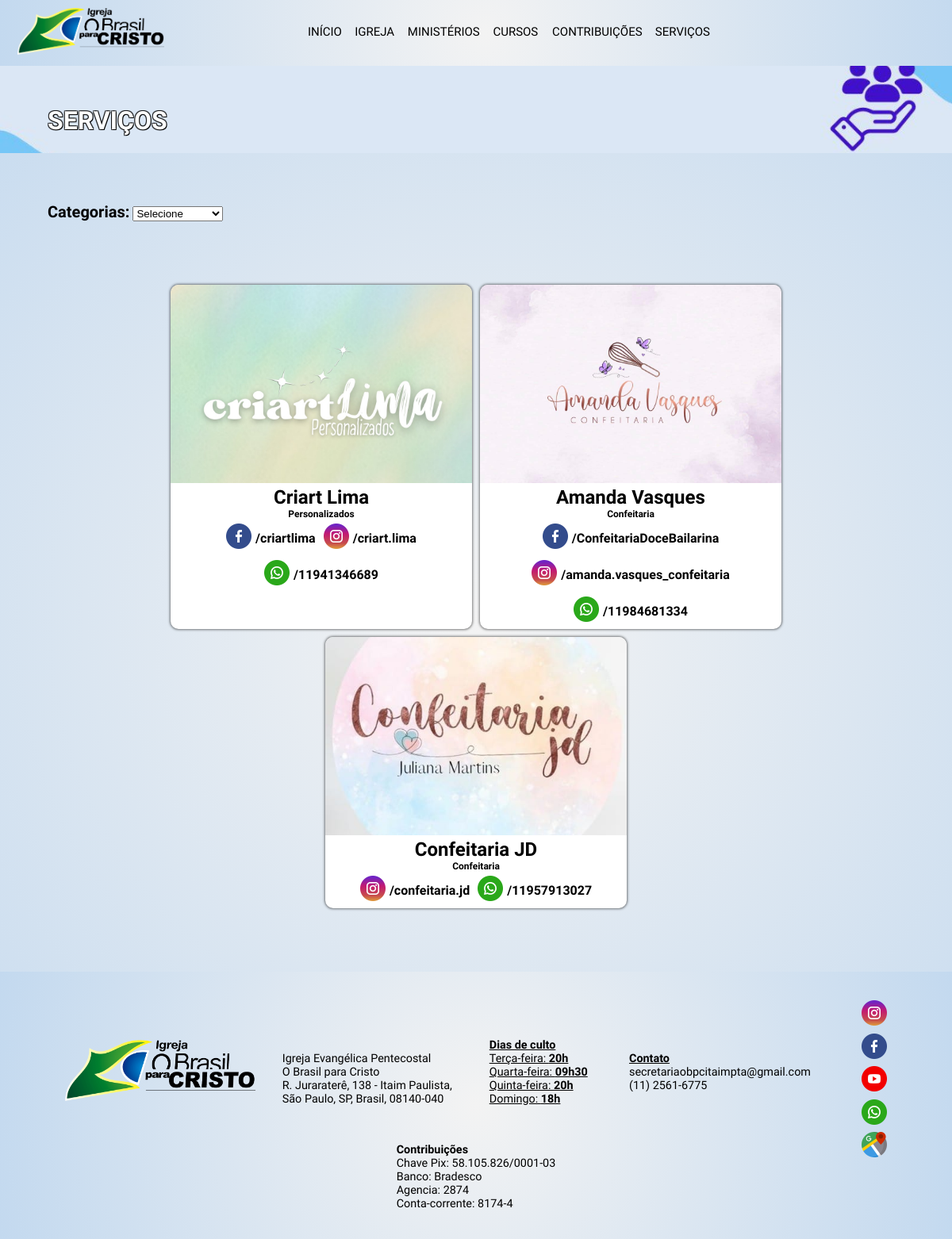
The app's page /servicos with its own data.
### apps/site_obpc/models.py (models this page shows, shortened)
class Servicos(models.Model):
    nome_empresa = models.CharField(max_length=100,null=False,blank=False)
    categoria = models.ForeignKey(Categoria_servicos,on_delete=models.CASCADE,default='')
    foto = models.ImageField(upload_to='servicos/foto_empresas',help_text="Dimensão: 380 x 200 px")
    facebook_empresa = models.CharField(max_length=100,null=True,blank=True)
    instagram_empresa = models.CharField(max_length=100,null=True,blank=True)
    whatsapp_empresa = models.CharField(max_length=100,null=True,blank=True)
    site_empresa = models.CharField(max_length=100,null=True,blank=True)
    publicado= models.BooleanField(default=True)

class Categoria_servicos(models.Model):
    categoria = models.CharField(max_length=100,null=False,blank=False)
    def __str__(self):
        return self.categoria

### apps/site_obpc/views.py (the view)
# urls.py: path('servicos',divulgacao_servicos_view,name='servicos'),
def divulgacao_servicos_view(request):
    categorias = Categoria_servicos.objects.annotate(num_servicos=Count('servicos')).filter(num_servicos__gt=0)
    categoria_selecionada = request.GET.get('categoria')
    if categoria_selecionada:
        servicos = Servicos.objects.filter(categoria_id=categoria_selecionada).filter(publicado=True).order_by('categoria')
    else:
        servicos = Servicos.objects.all().filter(publicado=True).order_by('categoria')
    paginator = Paginator(servicos,9)
    page = request.GET.get('page')
    try:
        servicos_pagina = paginator.page(page)
    except PageNotAnInteger:
        servicos_pagina = paginator.page(1)
    except EmptyPage:
        servicos_pagina = paginator.page(paginator.num_pages)
    context = {
        'categorias': categorias,
        'servicos': servicos,
        'categoria_selecionada': categoria_selecionada,
        'servicos_pagina':servicos_pagina,
    }
    return render(request,'site/divulgacao_servicos.html',context)

### apps/site_obpc/context_processors.py (called while the page is built)
def MinisteriosContext(request):
    return{"ministerios":Ministerios.objects.all()}

def CongregacoesContext(request):
    return{"congregacoes":Congregacoes.objects.all()}

def CursosContext(request):
    return{"cursos_menu":Cursos.objects.order_by('nome_curso_abreviado')}

### templates/site/divulgacao_servicos.html (shortened to what this page needs)
{% extends 'shared/base.html' %}
{% load static %}
{% block content %}
<div class="cabecalho_qsomos">
    <img src="{% static 'assets/servicoscapa.jpg' %}" alt="banner">
    <h1>SERVIÇOS</h1>
</div>
<div class="categorias_mobile">
    <label  for="categorias">Categorias:</label>
    <select id="menu" name="menu" onchange="location = this.value;">
        <option value="#">Selecione</option>
    </select>
</div>
<nav class="nav_servicos">
    <section class="setion_servicos">
        {% for servico in servicos_pagina %}
        <div class="card_servicos">
            <img src="{{servico.foto.url}}" alt="card_servicos">
            <h2>{{servico.nome_empresa}}</h2>
            <h3>{{servico.categoria}}</h3>
            <div class="rede_social_servicos_container">
                {% if servico.facebook_empresa %}
                <div class="rede_social_servicos">
                    <a href="https://facebook.com/{{servico.facebook_empresa}}"><img src="{% static 'assets/facebook.png'%}" alt="facebook_servicos"></a>
                    <a href="https://facebook.com/{{servico.facebook_empresa}}">/{{servico.facebook_empresa}}</a>
                </div>
                {% endif %}
                {% if servico.instagram_empresa %}
                <div class="rede_social_servicos">
                    <a href="https://instagram.com/{{servico.instagram_empresa}}"><img src="{% static 'assets/instagram.png'%}" alt="instagram_empresa"></a>
                    <a href="https://instagram.com/{{servico.instagram_empresa}}">/{{servico.instagram_empresa}}</a>
                </div>
                {% endif %}
                {% if servico.whatsapp_empresa %}
                <div class="rede_social_servicos">
                    <a href="https://wa.me/55{{servico.whatsapp_empresa}}"><img src="{% static 'assets/whatsapp.png'%}" alt="whatsapp_empresa"></a>
                    <a href="https://wa.me/55{{servico.whatsapp_empresa}}">/{{servico.whatsapp_empresa}}</a>
                </div>
                {% endif %}
            </div>
        </div>
        {% endfor %}
    </section>
</nav>
{% endblock %}

### setup/static/styles/styles.css (style rules this page uses)
* { margin: 0; padding: 0; }
:root { --cabecalho_back_collor: #fff; --body_collor: #fff; --font: 'Mulish', sans-serif; --cor_hover: #4942E4; --font_collor: #000000; --footer_collor: #637A9F; --titulos: 'Mulish', sans-serif; --color1: #637A9F; --color2: #f3f3f3; --instagram-mobile: 30vw; --dizimo_1: "Heading Now", sans-serif; --ofertas_1:'Tan Merigue',sans-serif ; --versiculo: "Source Serif 4", serif; }
body { background: radial-gradient(circle,#f3f3f3,#c3d9ef); color: var(--body_collor); max-width: 100%; margin: 0%; padding: 0; }
.secao_contribuicao p,h2 { text-align: center; }
.cabecalho_qsomos img { width: 100%; height: 10vw; padding-block-end: 20px; object-fit: cover; }
.cabecalho_qsomos h1 { position: relative; display: block; transform: translate(0%,-7vw); margin-left: 5%; font-family: var(--font); text-shadow: 1px 1px 0 rgb(0, 0, 0), -1px -1px 0 rgba(0, 0, 0, 0.756), 1px -1px 0 rgba(0, 0, 0, 0.756), -1px 1px 0 rgba(0, 0, 0, 0.756); margin-block: 0; }
.div_mais_devocionais h3,p,h5,a { font-family: var(--font); color: var(--font_collor); text-align: justify; text-decoration: none; margin: 0; }
.setion_servicos { padding: 5rem; display: flex; flex-wrap: wrap; gap: 10px; width: 100%; text-align: center; justify-content: center; }
.card_servicos { width: 380px; height: auto; border-radius: 10px; box-shadow: 0 0 3px 1px #00000080; display: block; background-color: var(--body_collor); }
.card_servicos img { width: 380px; height: 250px; border-radius: 10px 10px 0 0; object-fit: cover; }
.card_servicos h3, h2 { color: var(--font_collor); font-family: var(--font); justify-content: center; text-align: center; margin: 0; }
.rede_social_servicos_container { width: 380px; height: auto; display: flex; flex-wrap: wrap; justify-content:center; }
.rede_social_servicos { width: auto; padding: 5px 5px 5px 5px; display: flex; align-items: center; font-size: 16px; font-weight: 600; gap: 5px; }
.rede_social_servicos img { width: 2rem; height: 2rem; }
.nav_servicos { display: flex; justify-content: space-between; }
.categorias_mobile label { font-family: var(--font); color: var(--font_collor); padding-inline-start: 5% ; font-weight: 700; font-size: 20px; }
.slide h2,h3 { margin: 0; }
.section_congregacoes_index p,h3 { text-align: start; white-space: pre-line; font-size: 1vw; color: var(--color1); }

### records on screen
Servicos: foto (picture), nome_empresa "Criart Lima", categoria "Personalizados", facebook_empresa "criartlima", instagram_empresa "criart.lima", whatsapp_empresa "11941346689"
Servicos: foto (picture), nome_empresa "Amanda Vasques", categoria "Confeitaria", facebook_empresa "ConfeitariaDoceBailarina", instagram_empresa "amanda.vasques_confeitaria", whatsapp_empresa "11984681334"
Servicos: foto (picture), nome_empresa "Confeitaria JD", categoria "Confeitaria", instagram_empresa "confeitaria.jd", whatsapp_empresa "11957913027"
